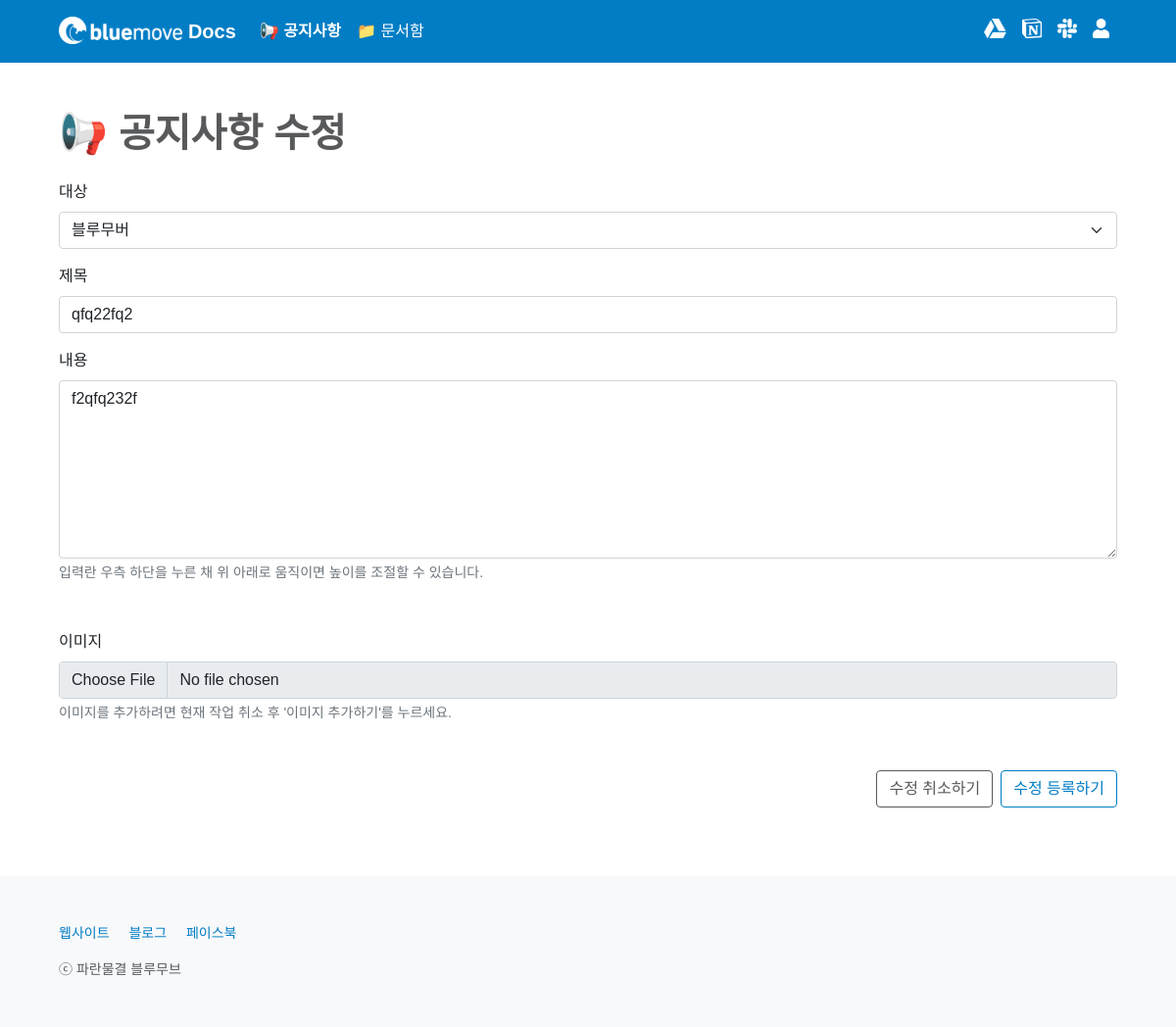
Before: /notice/16/update/ (signed in) with the older database file.
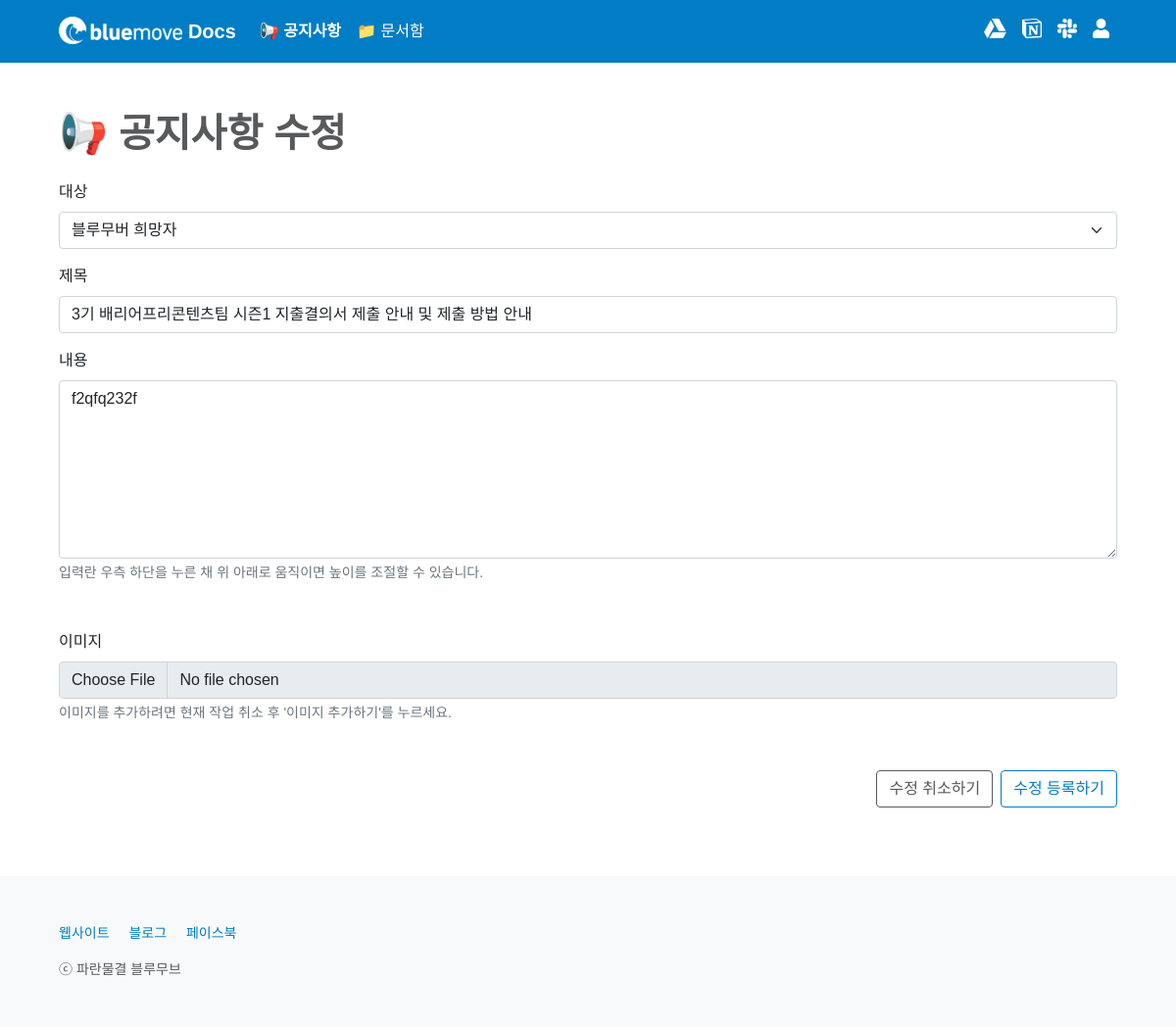
After: the same page with the newer database file.
### notice/models.py (models this page shows, shortened)
class Notice(models.Model):
    CATEGORY_CHOICES = {
        ('bluemover', '블루무버'),
        ('applicant', '블루무버 희망자'),
        ('posongvi', '뽀송비 학생')
    }
    title = models.CharField(max_length = 50)
    writer = models.ForeignKey(User, on_delete=models.CASCADE)
    category = models.CharField(max_length = 50, choices = CATEGORY_CHOICES)
    content = models.TextField()
    image = models.ImageField(upload_to='images/')
    created_at = models.DateField(auto_now_add = True)
    updated_at = models.DateField(auto_now = True)
    favorite_user_set = models.ManyToManyField(User, blank=True, related_name="favorite_user_set", through="Favorite")

### notice/views.py (the view)
# urls.py: path('<int:id>/update/', update, name='update'),
@permission_required('auth.add_permission', raise_exception=True)
def update(request, id):
    notice = get_object_or_404(Notice, pk=id)
    if request.method == "POST":
        notice.category = request.POST['category']
        notice.title = request.POST['title']
        notice.content = request.POST['content']
        notice.save()
        return redirect('notice:read', notice.id)
    return render(request, 'notice/update.html', {'notice': notice})

### notice/templates/notice/update.html (shortened to what this page needs)
{% extends 'base.html' %}
{% block content %}
{% include 'shared/_navbar4notice.html' %}
<main class="px-2 px-md-5">
    <div class="container-md mt-5 table-responsive">
        <h1 class="mb-4" style="font-weight: 600; color: #58595B;">📢 공지사항 수정</h1>
        <form action="{% url 'notice:update' notice.id %}" method="POST" enctype="multipart/form-data" class="needs-validation" novalidate>
            <div class="form-group mb-3">
                <label for="category" class="form-label">대상</label>
                <select class="form-select" name="category" id="category" placeholder="대상을 선택하세요." required>
                    <option value="{{ notice.category }}" selected hidden>
                        {% if notice.category == 'bluemover' %}
                        블루무버
                        {% endif %}
                        {% if notice.category == 'applicant' %}
                        블루무버 희망자
                        {% endif %}
                    </option>
                </select>
            </div>
            <div class="form-group mb-3">
                <label for="title" class="form-label">제목</label>
                <input type="text" class="form-control" name="title" id="title" placeholder="제목을 입력하세요." value="{{ notice.title }}" required>
            </div>
            {% if notice.image %}
            <div class="form-group mb-3">
            {% else %}
            <div class="form-group mb-5">
            {% endif %}
                <label for="content" class="form-label">내용</label>
                <textarea class="form-control" name="content" id="content" placeholder="내용을 입력하세요." rows="7" aria-describedby="contentHelp" required>{{ notice.content }}</textarea>
                <div id="contentHelp" class="form-text">입력란 우측 하단을 누른 채 위 아래로 움직이면 높이를 조절할 수 있습니다.</div>
            </div>
            <div class="form-group mb-5">
                <label for="image" class="form-label">이미지</label>
                <input type="file" class="form-control" name="image" id="image" aria-describedby="imageHelp" accept="image/*" disabled>
                <div id="imageHelp" class="form-text">
                    {% if notice.image %}
                    이미지를 변경 또는 삭제하려면 현재 작업 취소 후 '이미지 변경하기'를 누르세요.
                    {% else %}
                    이미지를 추가하려면 현재 작업 취소 후 '이미지 추가하기'를 누르세요.
                    {% endif %}
                </div>
            </div>
            <div class="d-grid gap-2 d-sm-flex justify-content-sm-end">
                <a type="button" class="btn btn-outline-secondary" data-bs-toggle="modal" data-bs-target="#cancelModal">수정 취소하기</a>
                <input type="submit" value="수정 등록하기" class="btn btn-outline-primary">
            </div>
        </form>
    </div>
</main>
{% endblock %}

Changed rows visible on the page:
changed Notice "f2qfq232f": category "블루무버" → "블루무버 희망자"; title "qfq22fq2" → "3기 배리어프리콘텐츠팀 시즌1 지출결의서 제출 안내 및 제출 방법 안내"
